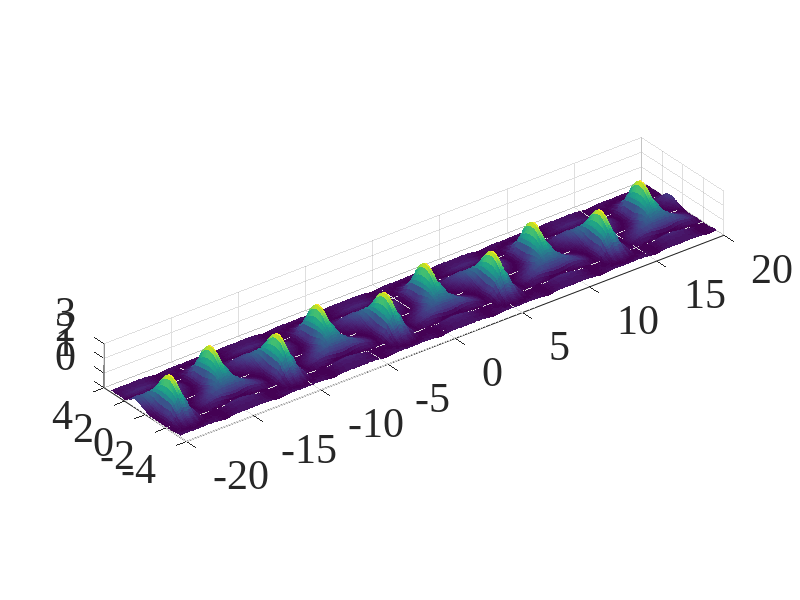

MATLAB code to generate this figure: (Note: this script raises an error after producing the figure.)
flag = 0;
if flag==1
    x5uc4v=load('5uc4v.txt','ascii');
    P1=x5uc4v(:,3);
    P2=x5uc4v(:,4);
    P1r=reshape(P1,400,68);
    P2r=reshape(P2,400,68);
    P1ry1=P1r(:,[68 1:67]);
    P1ry2=P1r(:,[2:68 1]);
    P2rx1=P2r([400 1:399],:);
    P2rx2=P2r([2:400 1],:);
    P1y1=P1r-P1ry1;
    P2x1=P2r-P2rx1;
    CS1=abs(P1y1-P2x1);
    
    P1y2=P1r-P1ry2;
    P2x2=P2r-P2rx2;
    CS2=abs(P1y2-P2x2);
    
    CS=(CS1+CS2)/2*10;
    temp=reshape(CS,27200,1);
    data=[x5uc4v(:,1:2) temp];
    save('cal5uc4v.txt', 'data', '-ascii');
end


emblem=1;
if emblem==1
    
    data=load('cal5uc10v.txt','-ascii');
    CS=reshape(data(:,3),400,68);
    
    h=surf(reshape(data(:,1),400,68),reshape(data(:,2),400,68),CS);
    set(gcf,'Position',[1 1 1600 900],'Color',[1 1 1]);
    axis equal
    shading flat
    axis([-20 20 -4 4 0 3])
    set(gca,'XTick',-20:5:20,'YTick',-4:2:4, 'zTick',0:1:3,'FontSize',30,'Fontname', 'Times New Roman')
    view(3)
     export_fig(datestr(now, 'yyyymmddHHMMSS'),'-jpg','-transparent','-r','300');
end

%-----------
fig1=0;

if fig1==1
figure(1)
data=load('cal5uc4v.txt','-ascii');
plot(data(13601:14000,1),data(13601:14000,3),'c-+','LineWidth',2,'MarkerSize',10);
hold on
foo=data(13601:14000,3);

data=load('cal5uc6v.txt','-ascii');
plot(data(13601:14000,1),data(13601:14000,3),'m-*','LineWidth',2,'MarkerSize',10);
hold on
foo=[foo data(13601:14000,3)];

data=load('cal5uc8v.txt','-ascii');
plot(data(13601:14000,1),data(13601:14000,3),'y-o','LineWidth',2,'MarkerSize',10);
hold on
foo=[foo data(13601:14000,3)];

% data=load('cal5uc10v.txt','-ascii');
% plot(data(13601:14000,1),data(13601:14000,3),'k-x','LineWidth',2,'MarkerSize',10);
% hold off
% foo=[foo data(13601:14000,3)];

test10v=0;
data=load('cal5uc10v.txt','-ascii');
xxt=reshape(data(:,1),400,68);
yyt=reshape(data(:,3),400,68);
start=28;

if test10v==1
    mycolormap=hsv(10);
    for kk=1:10
        xx=xxt(:,start+kk-1);
        yy=yyt(:,start+kk-1);
        plot(xx,yy,'-+','Color',mycolormap(kk,:));
        hold on
    end
end
if test10v==0
    xx=xxt(:,start);
    yy=yyt(:,start);
    plot(xx,yy,'k-x','LineWidth',2,'MarkerSize',10);
    hold on
    foo=[foo yyt(:,start)];
end

axis([-20 20 -0.2 3])
set(gca,'XTick',-20:5:20,'YTick',0:1:3, 'FontSize',20,'Fontname', 'Times New Roman')
export_fig(datestr(now, 'yyyymmddHHMMSS'),'-jpg','-transparent','-r','300');
end
%-----------
fig2=0;

if fig2==1
    
figure(2)

test4v=0;
data=load('cal5uc4v.txt','-ascii');
xxt=reshape(data(:,2),400,68);
yyt=reshape(data(:,3),400,68);
start=146;

if test4v==1
    mycolormap=hsv(10);
    for kk=1:10
        xx=xxt(start+kk-1,:);
        yy=yyt(start+kk-1,:);
        plot(xx,yy,'-+','Color',mycolormap(kk,:));
        hold on
    end
end
if test4v==0
    xx=xxt(start,:);
    yy=yyt(start,:);
    plot(xx,yy,'c-+','LineWidth',2,'MarkerSize',10);
    hold on
    foo=yyt(start,:);
end

test6v=0;
data=load('cal5uc6v.txt','-ascii');
xxt=reshape(data(:,2),400,68);
yyt=reshape(data(:,3),400,68);
start=111;

if test6v==1
    mycolormap=hsv(10);
    for kk=1:10
        xx=xxt(start+kk-1,:);
        yy=yyt(start+kk-1,:);
        plot(xx,yy,'-*','Color',mycolormap(kk,:));
        hold on
    end
end
if test6v==0
    xx=xxt(start,:);
    yy=yyt(start,:);
    plot(xx,yy,'m-*','LineWidth',2,'MarkerSize',10);
    hold on
        foo=[foo; yyt(start,:)];
end

test8v=0;
data=load('cal5uc8v.txt','-ascii');
xxt=reshape(data(:,2),400,68);
yyt=reshape(data(:,3),400,68);
start=123;

if test8v==1
    mycolormap=hsv(10);
    for kk=1:10
        xx=xxt(start+kk-1,:);
        yy=yyt(start+kk-1,:);
        plot(xx,yy,'-*','Color',mycolormap(kk,:));
        hold on
    end
end
if test8v==0
    xx=xxt(start,:);
    yy=yyt(start,:);
    plot(xx,yy,'y-o','LineWidth',2,'MarkerSize',10);
    hold on
      foo=[foo; yyt(start,:)];
end

test10v=0;
data=load('cal5uc10v.txt','-ascii');
xxt=reshape(data(:,2),400,68);
yyt=reshape(data(:,3),400,68);
start=55;

if test10v==1
    mycolormap=hsv(10);
    for kk=1:10
        xx=xxt(start+kk-1,:);
        yy=yyt(start+kk-1,:);
        plot(xx,yy,'-*','Color',mycolormap(kk,:));
        hold on
    end
end
if test10v==0
    xx=xxt(start,:);
    yy=yyt(start,:);
    plot(xx,yy,'k-x','LineWidth',2,'MarkerSize',10);
    hold off
      foo=[foo; yyt(start,:)];
end
axis equal
axis([-4 4 -0.2 3])
set(gca,'XTick',-3:1:3,'YTick',0:1:3, 'FontSize',20,'Fontname', 'Times New Roman')
% export_fig(datestr(now, 'yyyymmddHHMMSS'),'-jpg','-transparent','-r','300');

end